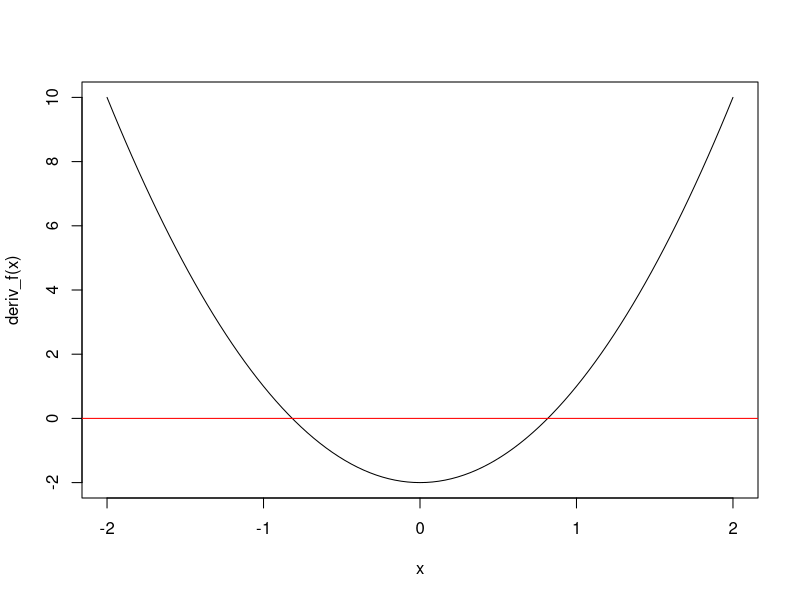

The R source for this figure:
## ---- chunk 1
f = function (x){
  x**3-2*x+5
}
deriv_f = function (x){
  3*x**2-2
}
curve(expr = deriv_f(x), from = -2, to = 2)
abline(h=0, col='red')
## ---- chunk 2
c(-(2/3)**0.5, (2/3)**0.5)
## ---- chunk 3
optimize(f = f, interval = c(-5, 0), maximum = TRUE)
optimize(f = f, interval = c(-5, 0), maximum = FALSE)
optimize(f = f, interval = c(0, 5), maximum = TRUE)
optimize(f = f, interval = c(0, 5), maximum = FALSE)
## ---- chunk 4
lik = function (x, lamb){
  result = prod(dpois(x, lambda = lamb))
  return(result)
}
## ---- chunk 5
loglik = function (x, lamb){
  result = sum(dpois(x, lambda = lamb, log = TRUE))
  return(result)
}
## ---- chunk 6
loglik = function (x, lamb){
  result = sum(dpois(x, lambda = lamb, log = TRUE))
  return(result)
}
## ---- chunk 7
x1 = c(9, 7, 7, 8, 10, 5, 8, 4, 3, 5, 7, 7, 9, 6)
optimize(loglik, c(3, 10), x = x1, maximum =TRUE)
set.seed(10)
x2 = rpois(300, lambda = 3)
optimize(loglik, c(0, 4), x = x2, maximum =TRUE)
## ---- chunk 8
mean(x1)
mean(x2)
## ---- chunk 9
loglik = function (para, x){
  alpha = para[1]
  beta = para[2]
  result = -sum(dgamma(x, shape = alpha, scale = beta, log = TRUE))
  return(result)
}
## ---- chunk 10
x = iris$Petal.Width
## ---- chunk 11
optim(c(1, 1), loglik, x = x)
## ---- chunk 12
optim(c(1, 1), loglik, x = x, method = 'L-BFGS-B', lower = c(0, 0))
## ---- chunk 13
loglik1 = function (para, x){
  alpha = exp(para[1])
  beta = exp(para[2])
  result = -sum(dgamma(x, shape = alpha, scale = beta, log = TRUE))
  return(result)
}
opt_result = optim(c(1, 1), loglik1, x = x)
exp(opt_result$par)
## ---- chunk 14
iris_sp = split(iris, iris$Species)
## ---- chunk 15
mu_x = t.test(iris_sp$setosa$Sepal.Length)
mu_x$conf.int
## ---- chunk 16
mu_y = t.test(iris_sp$versicolor$Sepal.Length)
mu_y$conf.int
## ---- chunk 17
mu_z = t.test(iris_sp$virginica$Sepal.Length)
mu_z$conf.int
## ---- chunk 18
t.test(iris_sp$setosa$Sepal.Length, mu = 5, conf.level = 0.99)
## ---- chunk 19
t.test(iris_sp$versicolor$Sepal.Length, mu = 5, conf.level = 0.95)
## ---- chunk 20
t.test(x = iris_sp$versicolor$Sepal.Length, y = iris_sp$virginica$Sepal.Length, conf.level = 0.99)
